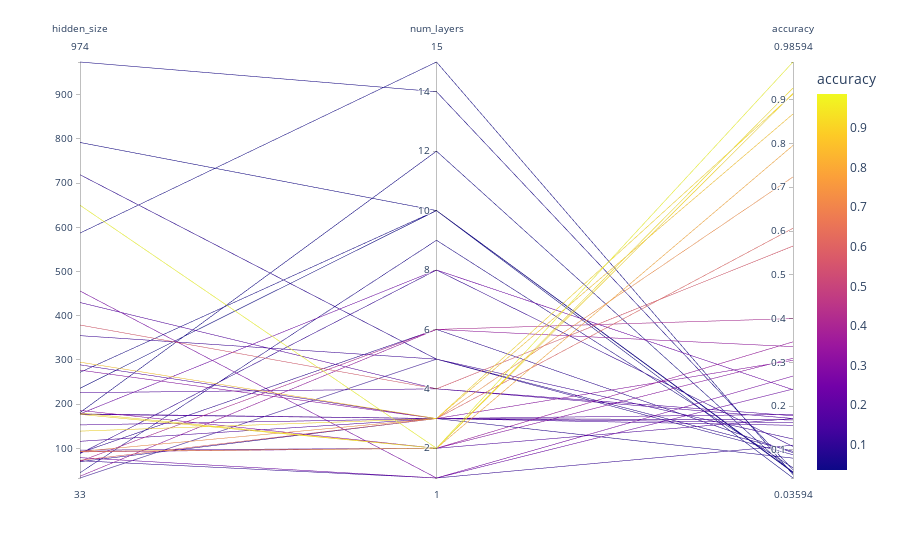

Here is the notebook cell this chart was saved with:
### Code cell
import plotly.express as px
select = [ "hidden_size", "num_layers", "accuracy",]
p = results_df_LSTM[select].reset_index(drop=True).dropna()

px.parallel_coordinates(p, color="accuracy")

### Figure 1 — Plotly figure (JSON) as saved in the notebook; plotly's stock layout.template omitted (floating-point values rounded to 4 significant figures)
{"data": [{"dimensions": [{"label": "hidden_size", "values": [650, 180, 177, 139, 295, 93, 93, 73, 379, 71, 92, 37, 186, 277, 456, 79, 178, 153, 430, 226, 96, 177, 116, 289, 178, 355, 72, 88, 33, 90, 719, 70, 45, 974, 272, 792, 181, 587, 236]}, {"label": "num_layers", "values": [2, 2, 2, 3, 3, 2, 3, 3, 4, 6, 2, 6, 2, 3, 1, 1, 8, 3, 4, 4, 2, 3, 3, 3, 3, 5, 1, 8, 5, 6, 5, 3, 9, 14, 10, 10, 12, 15, 10]}, {"label": "accuracy", "values": [0.9859, 0.9266, 0.9141, 0.9125, 0.8672, 0.7953, 0.7234, 0.6062, 0.5656, 0.4, 0.3469, 0.3359, 0.3094, 0.3047, 0.2687, 0.2391, 0.2375, 0.1812, 0.1781, 0.1719, 0.1719, 0.1688, 0.1688, 0.1625, 0.1562, 0.125, 0.1109, 0.1078, 0.09688, 0.09375, 0.08906, 0.08125, 0.05937, 0.05469, 0.05, 0.04844, 0.04688, 0.04375, 0.03594]}], "domain": {"x": [0, 1], "y": [0, 1]}, "line": {"color": [0.9859, 0.9266, 0.9141, 0.9125, 0.8672, 0.7953, 0.7234, 0.6062, 0.5656, 0.4, 0.3469, 0.3359, 0.3094, 0.3047, 0.2687, 0.2391, 0.2375, 0.1812, 0.1781, 0.1719, 0.1719, 0.1688, 0.1688, 0.1625, 0.1562, 0.125, 0.1109, 0.1078, 0.09688, 0.09375, 0.08906, 0.08125, 0.05937, 0.05469, 0.05, 0.04844, 0.04688, 0.04375, 0.03594], "coloraxis": "coloraxis"}, "name": "", "type": "parcoords"}], "layout": {"autosize": true, "coloraxis": {"colorbar": {"title": {"text": "accuracy"}}, "colorscale": [[0, "#0d0887"], [0.1111, "#46039f"], [0.2222, "#7201a8"], [0.3333, "#9c179e"], [0.4444, "#bd3786"], [0.5556, "#d8576b"], [0.6667, "#ed7953"], [0.7778, "#fb9f3a"], [0.8889, "#fdca26"], [1, "#f0f921"]]}, "legend": {"tracegroupgap": 0}, "margin": {"t": 60}}}
